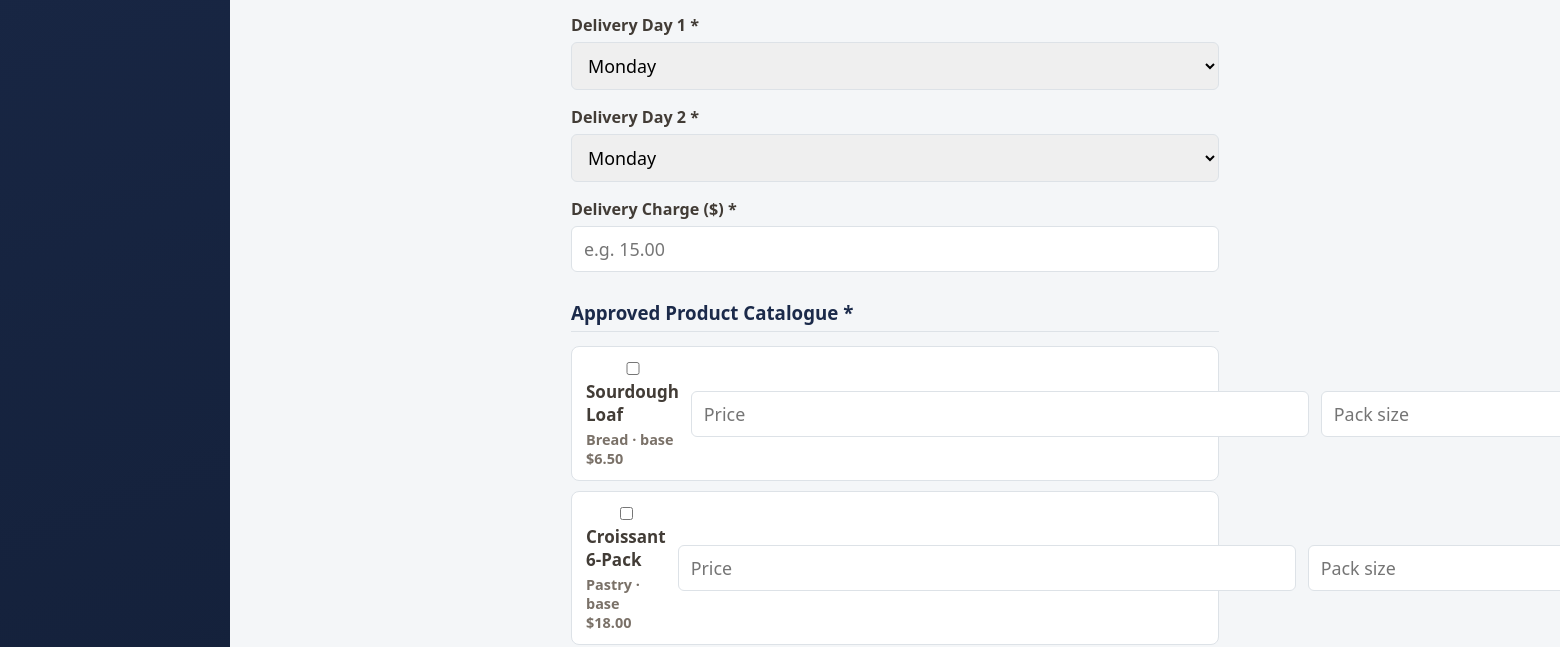
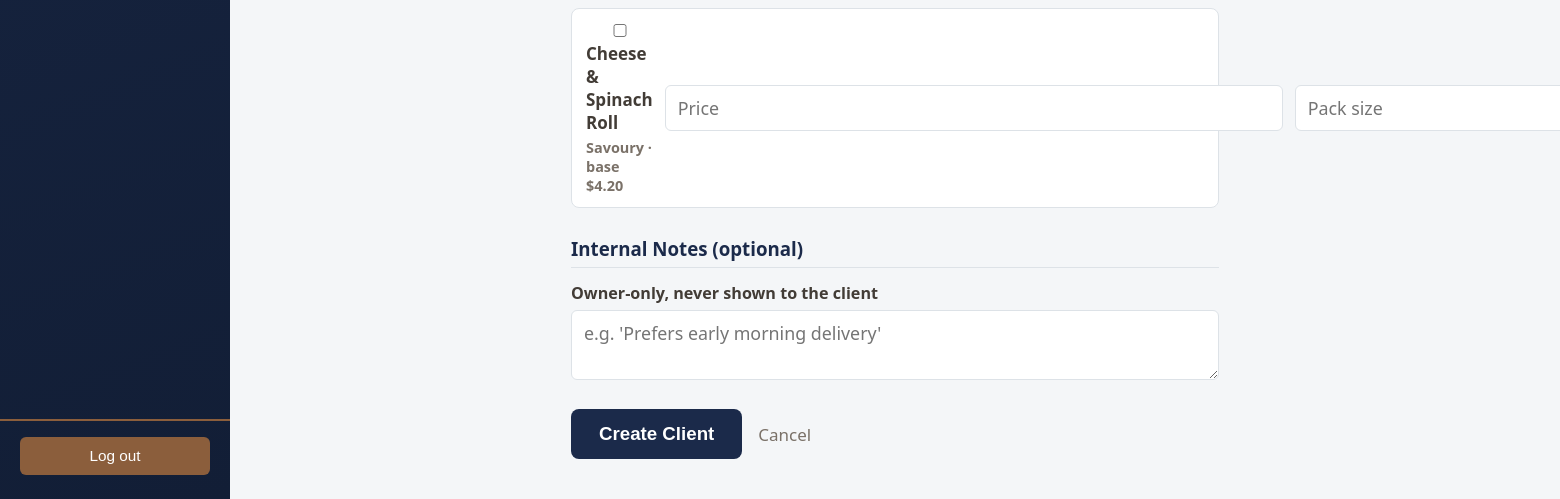
Before: /owner/clients/new (signed in, lower part) with the older database file (2 pictures, top to bottom).
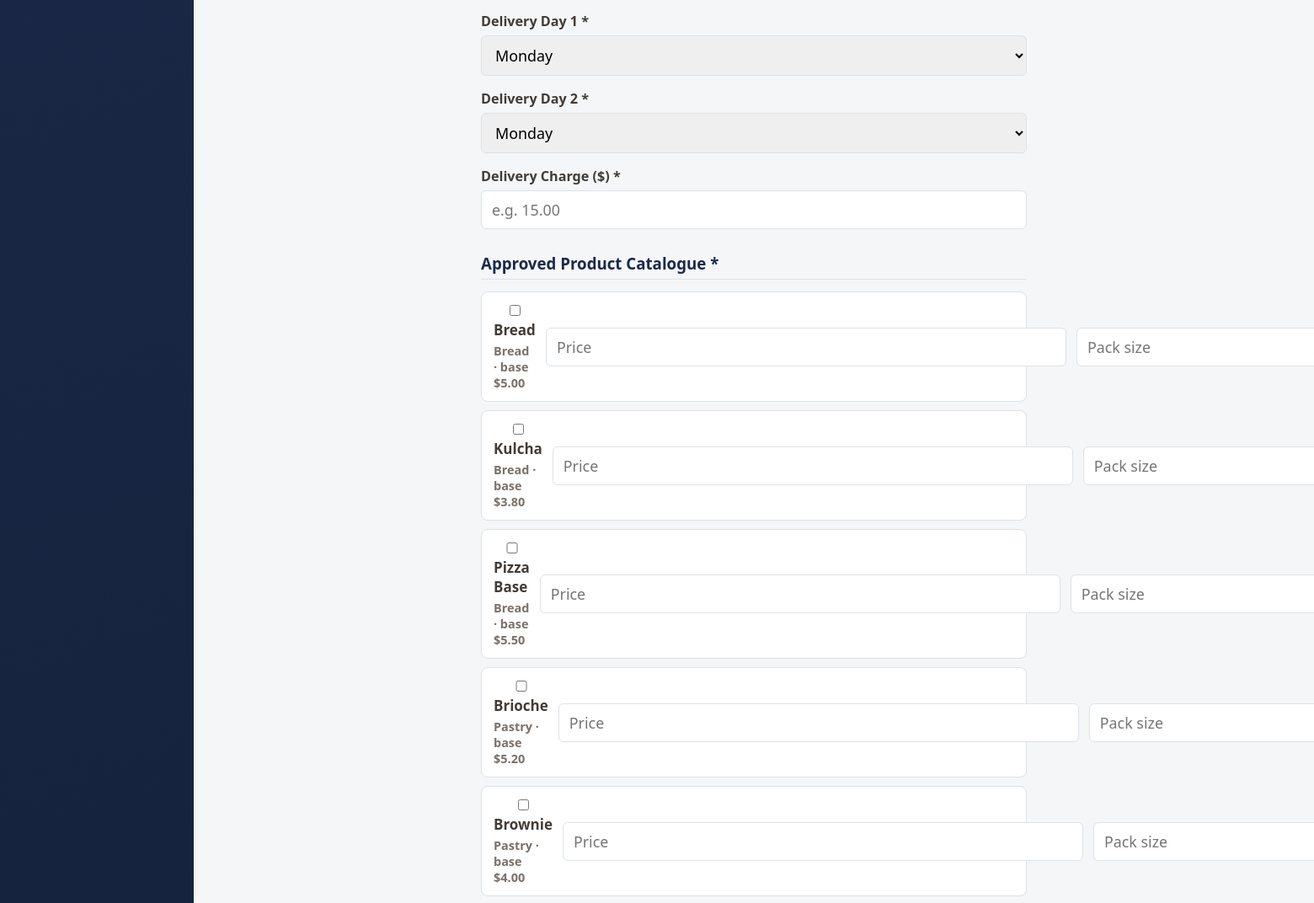
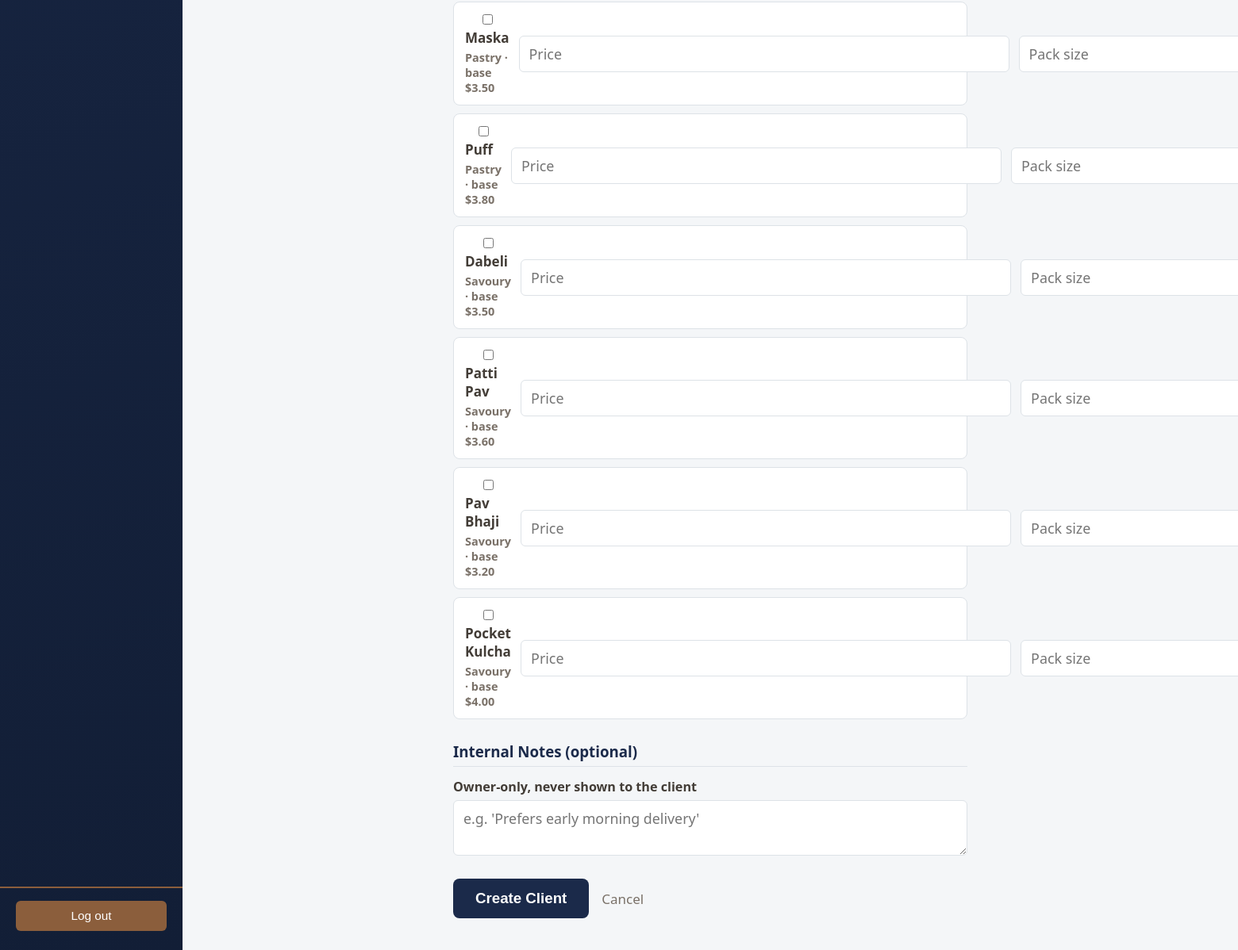
After: the same page with the newer database file (2 pictures, top to bottom).
### tables this page shows
CREATE TABLE products (
    product_id   INTEGER PRIMARY KEY AUTOINCREMENT,
    product_name TEXT NOT NULL UNIQUE,
    category     TEXT NOT NULL CHECK (category IN ('Bread', 'Pastry', 'Savoury')),
    base_price   REAL NOT NULL CHECK (base_price > 0),
    pack_size    INTEGER NOT NULL CHECK (pack_size > 0)
, gst_applicable INTEGER NOT NULL DEFAULT 0 CHECK (gst_applicable IN (0, 1)));

### routes/owner.py (the view, shortened to what this page needs)
@owner_bp.route("/owner/clients/new", methods=["GET", "POST"])
@login_required("owner")
def add_client():
    products = _all_products()
    if request.method == "GET":
        return render_template(
            "owner_client_form.html", zones=ZONES, weekdays=WEEKDAYS,
            products=products, form_data={}, error=None,
        )

### app.py (called while the page is built)
@app.context_processor
def inject_owner_nav_data():
    if session.get("role") == "owner":
        return {"owner_pending_count": Order.count_pending()}
    return {}

### database/db.py (called while the page is built)
def get_db_connection():
    DATABASE_PATH.parent.mkdir(parents=True, exist_ok=True)
    connection = sqlite3.connect(DATABASE_PATH)
    connection.row_factory = sqlite3.Row
    connection.execute("PRAGMA foreign_keys = ON")
    return connection

### models/order.py (called while the page is built)
    @classmethod
    def count_pending(cls):
        connection = get_db_connection()
        try:
            return connection.execute(
                "SELECT COUNT(*) AS count FROM orders WHERE order_status = 'pending'"
            ).fetchone()["count"]
        finally:
            connection.close()

### routes/auth.py (called while the page is built)
def login_required(role):
    def decorator(view_func):
        @wraps(view_func)
        def wrapped(*args, **kwargs):
            if session.get("user_id") is None:
                return redirect(url_for("auth.login"))
            if session.get("role") != role:
                abort(403)
            return view_func(*args, **kwargs)
        return wrapped
    return decorator

### templates/owner_client_form.html (shortened to what this page needs)
{% extends "owner_base.html" %}
{% block owner_content %}
<div class="order-page">
    <main class="client-form-wrap">
        <form method="post" action="{{ url_for('owner.add_client') }}" novalidate>
            <div class="field">
                <label for="delivery_day1">Delivery Day 1 *</label>
                <select id="delivery_day1" name="delivery_day1">
                    {% for day in weekdays %}
                    <option value="{{ day }}" {% if form_data.get('delivery_day1') == day %}selected{% endif %}>{{ day }}</option>
                    {% endfor %}
                </select>
            </div>
            <div class="field">
                <label for="delivery_day2">Delivery Day 2 *</label>
                <select id="delivery_day2" name="delivery_day2">
                    {% for day in weekdays %}
                    <option value="{{ day }}" {% if form_data.get('delivery_day2') == day %}selected{% endif %}>{{ day }}</option>
                    {% endfor %}
                </select>
            </div>
            <div class="field">
                <label for="delivery_charge">Delivery Charge ($) *</label>
                <input type="number" id="delivery_charge" name="delivery_charge" min="0.01" step="0.01"
                       placeholder="e.g. 15.00" value="{{ form_data.get('delivery_charge', '') }}">
            </div>
            <h2 class="form-section-title">Approved Product Catalogue *</h2>
            <div class="catalogue-list">
                {% for product in products %}
                <div class="catalogue-row">
                    <label class="catalogue-check">
                        <input type="checkbox" name="product_{{ product.product_id }}"
                               {% if form_data.get('product_' ~ product.product_id) %}checked{% endif %}>
                        {{ product.product_name }}
                        <span class="product-meta">{{ product.category }} &middot; base ${{ "%.2f"|format(product.base_price) }}</span>
                    </label>
                    <input type="number" min="0.01" step="0.01" class="catalogue-price"
                           name="price_{{ product.product_id }}" placeholder="Price"
                           value="{{ form_data.get('price_' ~ product.product_id, '') }}">
                    <input type="number" min="1" step="1" class="catalogue-pack"
                           name="pack_{{ product.product_id }}" placeholder="Pack size"
                           value="{{ form_data.get('pack_' ~ product.product_id, '') }}">
                </div>
                {% endfor %}
            </div>
            <h2 class="form-section-title">Internal Notes (optional)</h2>
            <div class="field">
                <label for="internal_notes">Owner-only, never shown to the client</label>
                <textarea id="internal_notes" name="internal_notes" maxlength="500"
                          placeholder="e.g. 'Prefers early morning delivery'">{{ form_data.get('internal_notes', '') }}</textarea>
            </div>
            <div class="client-form-actions">
                <button type="submit" class="btn-primary">Create Client</button>
                <a class="btn-cancel" href="{{ url_for('owner.client_list') }}">Cancel</a>
            </div>
        </form>
    </main>
</div>
{% endblock %}

Changed rows visible on the page:
removed products: product_name "Sourdough Loaf", category "Bread", base_price "6.50"
removed products: product_name "Cheese & Spinach Roll", category "Savoury", base_price "4.20"
added products: product_name "Bread", category "Bread", base_price "5.00"
added products: product_name "Kulcha", category "Bread", base_price "3.80"
added products: product_name "Pizza Base", category "Bread", base_price "5.50"
added products: product_name "Brioche", category "Pastry", base_price "5.20"
added products: product_name "Brownie", category "Pastry", base_price "4.00"
added products: product_name "Maska", category "Pastry", base_price "3.50"
added products: product_name "Puff", category "Pastry", base_price "3.80"
changed products: product_name "Croissant 6-Pack" → "Dabeli"; category "Pastry" → "Savoury"; base_price "18.00" → "3.50"
added products: product_name "Patti Pav", category "Savoury", base_price "3.60"
added products: product_name "Pav Bhaji", category "Savoury", base_price "3.20"
added products: product_name "Pocket Kulcha", category "Savoury", base_price "4.00"
